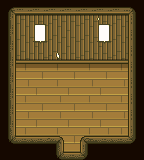

This is a level from a 2D game, rendered from its Tiled map with the project's own tilesets. A one-line summary and the complete map file follow:
An orthogonal 9x10 tile map with 16x16 px tiles, 7 tile layers (Back, Back2, Buildings, Buildings2, ...) and 5 objects (5x TileData).

<map version="1.10" tiledversion="1.11.2" orientation="orthogonal" renderorder="right-down" compressionlevel="0" width="9" height="10" tilewidth="16" tileheight="16" infinite="0" nextlayerid="15" nextobjectid="7">
 <properties>
  <property name="DayTiles" value="Buildings 2 1 19 Buildings 2 2 24 Buildings 6 1 19 Buildings 6 2 24 Back 3 3 13 Back 6 1 14" />
  <property name="LocationContext" value="Island" />
  <property name="NightTiles" value="Buildings 2 1 18 Buildings 2 2 23 Buildings 6 1 18 Buildings 6 2 23 Back 3 3 8 Back 6 1 9" />
  <property name="SeasonOverride" value="summer" />
  <property name="TreatAsOutdoors" value="T" />
  <property name="Warp" value="4 10 Custom_IslandNorthWest 7 13" />
  <property name="WindowLight" value="2 2 6 6 2 6 2 8 6 6 8 6 4 9 6" />
 </properties>
 <tileset firstgid="1" name="Island_Shelter_tilesheet" tilewidth="16" tileheight="16" tilecount="60" columns="5">
  <image source="Island_Shelter_tilesheet.png" width="80" height="192" />
  <tile id="41">
   <properties>
    <property name="Draw" value="Back" />
   </properties>
  </tile>
 </tileset>
 <layer id="1" name="Back" width="9" height="10">
  <data encoding="csv">
0,4,5,4,5,4,5,4,0,
0,4,5,4,5,4,15,4,0,
0,4,5,4,5,4,5,4,0,
0,4,5,14,5,4,5,4,0,
0,16,17,16,17,16,17,16,0,
0,21,22,26,22,21,22,21,0,
0,26,27,21,27,26,27,26,0,
0,21,22,21,22,21,22,21,0,
0,26,27,26,27,26,21,26,0,
0,0,0,0,27,0,0,0,0
</data>
 </layer>
 <layer id="11" name="Back2" width="9" height="10">
  <data encoding="csv">
0,0,0,0,0,0,0,0,0,
0,0,0,0,0,0,0,0,0,
0,0,0,0,0,0,0,0,0,
0,0,0,0,0,0,0,0,0,
0,41,42,0,0,0,0,0,0,
0,0,0,0,0,0,0,0,0,
0,0,0,0,0,0,0,0,0,
0,0,0,0,0,0,0,0,0,
0,0,0,0,0,0,0,0,0,
0,0,0,0,0,0,0,0,0
</data>
 </layer>
 <layer id="3" name="Buildings" width="9" height="10">
  <data encoding="csv">
1,2,2,2,2,2,2,2,3,
6,0,20,0,0,0,20,0,8,
6,0,25,0,0,0,25,0,8,
6,28,28,28,28,28,28,28,8,
6,0,0,0,43,38,39,40,8,
6,46,47,0,0,0,0,0,8,
6,48,0,0,0,0,0,0,8,
6,53,0,0,0,0,0,0,8,
11,0,0,0,0,0,0,0,13,
7,7,7,11,0,13,7,7,7
</data>
 </layer>
 <layer id="13" name="Buildings2" width="9" height="10">
  <properties>
   <property name="Draw" value="Buildings" />
  </properties>
  <data encoding="csv">
0,0,0,0,0,0,0,0,0,
0,0,0,0,0,0,0,0,0,
0,31,32,0,0,0,0,0,0,
0,36,37,0,0,0,0,0,0,
0,0,0,0,0,0,0,0,0,
0,0,0,0,0,0,0,0,0,
0,0,0,0,0,0,0,0,0,
0,0,0,0,0,0,0,0,0,
0,0,0,0,0,0,0,0,0,
0,0,0,0,0,0,0,0,0
</data>
 </layer>
 <layer id="5" name="Front" width="9" height="10">
  <data encoding="csv">
0,0,0,0,0,0,0,0,0,
0,0,0,0,0,0,0,0,0,
0,0,0,0,0,0,0,0,0,
0,51,52,0,0,33,34,35,0,
0,56,57,0,0,0,0,0,0,
0,0,0,0,0,0,0,0,0,
0,0,0,0,0,0,0,0,0,
0,0,0,0,0,0,0,0,0,
0,12,12,18,0,23,12,12,0,
0,0,0,0,12,0,0,0,0
</data>
 </layer>
 <layer id="7" name="Paths" width="9" height="10">
  <data encoding="csv">
0,0,0,0,0,0,0,0,0,
0,0,0,0,0,0,0,0,0,
0,0,0,0,0,0,0,0,0,
0,0,0,0,0,0,0,0,0,
0,0,0,0,0,0,0,0,0,
0,0,0,0,0,0,0,0,0,
0,0,0,0,0,0,0,0,0,
0,0,0,0,0,0,0,0,0,
0,0,0,0,0,0,0,0,0,
0,0,0,0,0,0,0,0,0
</data>
 </layer>
 <layer id="9" name="AlwaysFront" width="9" height="10">
  <data encoding="csv">
0,0,0,0,0,0,0,0,0,
0,0,0,0,0,0,0,0,0,
0,0,0,0,0,0,0,0,0,
0,0,0,0,0,0,0,0,0,
0,0,0,0,0,0,0,0,0,
0,0,0,0,0,0,0,0,0,
0,0,0,0,0,0,0,0,0,
0,0,0,0,0,0,0,0,0,
0,0,0,0,0,0,0,0,0,
0,0,0,0,0,0,0,0,0
</data>
 </layer>
 <objectgroup id="2" name="Back" />
 <objectgroup id="12" name="Back2" />
 <objectgroup id="4" name="Buildings">
  <object id="1" name="TileData" x="80" y="64" width="16" height="16">
   <properties>
    <property name="Action" value="Message &quot;Island_Shelter.Craft&quot;" />
   </properties>
  </object>
  <object id="3" name="TileData" x="64" y="64" width="16" height="16">
   <properties>
    <property name="Action" value="Message &quot;Island_Shelter.Crate&quot;" />
   </properties>
  </object>
  <object id="4" name="TileData" x="96" y="64" width="16" height="16">
   <properties>
    <property name="Action" value="Message &quot;Island_Shelter.Craft&quot;" />
   </properties>
  </object>
  <object id="5" name="TileData" x="112" y="64" width="16" height="16">
   <properties>
    <property name="Action" value="Message &quot;Island_Shelter.Craft&quot;" />
   </properties>
  </object>
  <object id="6" name="TileData" x="16" y="112" width="16" height="16">
   <properties>
    <property name="Action" value="Message &quot;Island_Shelter.Banana&quot;" />
   </properties>
  </object>
 </objectgroup>
 <objectgroup id="14" name="Buildings2" />
 <objectgroup id="6" name="Front" />
 <objectgroup id="8" name="Paths" />
 <objectgroup id="10" name="AlwaysFront" />
</map>